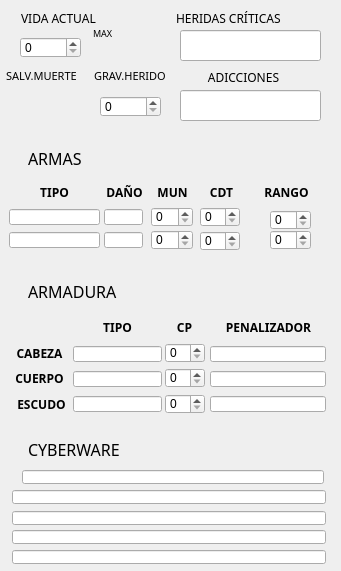
         <widget class="QWidget" name="widget_4" native="true">
          <property name="geometry">
           <rect>
            <x>380</x>
            <y>100</y>
            <width>341</width>
            <height>571</height>
           </rect>
          </property>
          <widget class="QLineEdit" name="Armadura3pn_lineEdit">
           <property name="geometry">
            <rect>
             <x>210</x>
             <y>396</y>
             <width>116</width>
             <height>16</height>
            </rect>
           </property>
          </widget>
          <widget class="QLineEdit" name="ciber_lineEdit_3">
           <property name="geometry">
            <rect>
             <x>12</x>
             <y>511</y>
             <width>314</width>
             <height>14</height>
            </rect>
           </property>
           <property name="styleSheet">
            <string notr="true">font: 7.5pt;</string>
           </property>
          </widget>
          <widget class="QLabel" name="label_69">
           <property name="geometry">
            <rect>
             <x>93</x>
             <y>23</y>
             <width>21</width>
             <height>20</height>
            </rect>
           </property>
           <property name="font">
            <font>
             <family>OCR A</family>
             <pointsize>7</pointsize>
             <italic>false</italic>
             <bold>false</bold>
             <underline>false</underline>
            </font>
           </property>
           <property name="styleSheet">
            <string notr="true">background-color: transparent;
font-weight: bold;
font:7pt;
</string>
           </property>
           <property name="text">
            <string>MAX</string>
           </property>
           <property name="alignment">
            <set>Qt::AlignmentFlag::AlignLeading|Qt::AlignmentFlag::AlignLeft|Qt::AlignmentFlag::AlignVCenter</set>
           </property>
          </widget>
          <widget class="QLabel" name="label_70">
           <property name="geometry">
            <rect>
             <x>176</x>
             <y>8</y>
             <width>151</width>
             <height>20</height>
            </rect>
           </property>
           <property name="font">
            <font>
             <family>OCR A</family>
             <pointsize>9</pointsize>
             <italic>false</italic>
             <bold>false</bold>
             <underline>false</underline>
            </font>
           </property>
           <property name="styleSheet">
            <string notr="true">background-color: transparent;
font-weight: bold;
font:8.7pt;
</string>
           </property>
           <property name="text">
            <string>HERIDAS CRÍTICAS</string>
           </property>
           <property name="alignment">
            <set>Qt::AlignmentFlag::AlignLeading|Qt::AlignmentFlag::AlignLeft|Qt::AlignmentFlag::AlignVCenter</set>
           </property>
          </widget>
          <widget class="QLineEdit" name="Arma1_lineEdit">
           <property name="geometry">
            <rect>
             <x>9</x>
             <y>209</y>
             <width>91</width>
             <height>16</height>
            </rect>
           </property>
          </widget>
          <widget class="QLabel" name="label_71">
           <property name="geometry">
            <rect>
             <x>10</x>
             <y>394</y>
             <width>63</width>
             <height>20</height>
            </rect>
           </property>
           <property name="font">
            <font>
             <family>OCR A</family>
             <pointsize>9</pointsize>
             <italic>false</italic>
             <bold>true</bold>
             <underline>false</underline>
            </font>
           </property>
           <property name="styleSheet">
            <string notr="true">background-color: transparent;
font-weight: bold;</string>
           </property>
           <property name="text">
            <string>ESCUDO</string>
           </property>
           <property name="alignment">
            <set>Qt::AlignmentFlag::AlignCenter</set>
           </property>
          </widget>
          <widget class="QSpinBox" name="cdt2_spinBox">
           <property name="geometry">
            <rect>
             <x>200</x>
             <y>231</y>
             <width>40</width>
             <height>20</height>
            </rect>
           </property>
          </widget>
          <widget class="QLineEdit" name="Armadura1pn_lineEdit">
           <property name="geometry">
            <rect>
             <x>210</x>
             <y>346</y>
             <width>116</width>
             <height>16</height>
            </rect>
           </property>
          </widget>
          <widget class="QLabel" name="label_72">
           <property name="geometry">
            <rect>
             <x>8</x>
             <y>343</y>
             <width>63</width>
             <height>20</height>
            </rect>
           </property>
           <property name="font">
            <font>
             <family>OCR A</family>
             <pointsize>9</pointsize>
             <italic>false</italic>
             <bold>true</bold>
             <underline>false</underline>
            </font>
           </property>
           <property name="styleSheet">
            <string notr="true">background-color: transparent;
font-weight: bold;</string>
           </property>
           <property name="text">
            <string>CABEZA</string>
           </property>
           <property name="alignment">
            <set>Qt::AlignmentFlag::AlignCenter</set>
           </property>
          </widget>
          <widget class="QLineEdit" name="Armadura2_lineEdit">
           <property name="geometry">
            <rect>
             <x>73</x>
             <y>371</y>
             <width>89</width>
             <height>16</height>
            </rect>
           </property>
          </widget>
          <widget class="QLabel" name="label_73">
           <property name="geometry">
            <rect>
             <x>94</x>
             <y>66</y>
             <width>91</width>
             <height>20</height>
            </rect>
           </property>
           <property name="font">
            <font>
             <family>OCR A</family>
             <pointsize>8</pointsize>
             <italic>false</italic>
             <bold>false</bold>
             <underline>false</underline>
            </font>
           </property>
           <property name="styleSheet">
            <string notr="true">background-color: transparent;
font-weight: bold;
font:8.2pt;
</string>
           </property>
           <property name="text">
            <string>GRAV.HERIDO</string>
           </property>
           <property name="alignment">
            <set>Qt::AlignmentFlag::AlignLeading|Qt::AlignmentFlag::AlignLeft|Qt::AlignmentFlag::AlignVCenter</set>
           </property>
          </widget>
          <widget class="QLabel" name="label_74">
           <property name="geometry">
            <rect>
             <x>178</x>
             <y>67</y>
             <width>131</width>
             <height>20</height>
            </rect>
           </property>
           <property name="font">
            <font>
             <family>OCR A</family>
             <pointsize>9</pointsize>
             <italic>false</italic>
             <bold>false</bold>
             <underline>false</underline>
            </font>
           </property>
           <property name="styleSheet">
            <string notr="true">background-color: transparent;
font-weight: bold;
font:8.7pt;
</string>
           </property>
           <property name="text">
            <string>ADICCIONES</string>
           </property>
           <property name="alignment">
            <set>Qt::AlignmentFlag::AlignCenter</set>
           </property>
          </widget>
          <widget class="QLabel" name="label_75">
           <property name="geometry">
            <rect>
             <x>141</x>
             <y>182</y>
             <width>63</width>
             <height>20</height>
            </rect>
           </property>
           <property name="font">
            <font>
             <family>OCR A</family>
             <pointsize>9</pointsize>
             <italic>false</italic>
             <bold>true</bold>
             <underline>false</underline>
            </font>
           </property>
           <property name="styleSheet">
            <string notr="true">background-color: transparent;
font-weight: bold;</string>
           </property>
           <property name="text">
            <string>MUN</string>
           </property>
           <property name="alignment">
            <set>Qt::AlignmentFlag::AlignCenter</set>
           </property>
          </widget>
          <widget class="QLabel" name="label_76">
           <property name="geometry">
            <rect>
             <x>86</x>
             <y>317</y>
             <width>63</width>
             <height>20</height>
            </rect>
           </property>
           <property name="font">
            <font>
             <family>OCR A</family>
             <pointsize>9</pointsize>
             <italic>false</italic>
             <bold>true</bold>
             <underline>false</underline>
            </font>
           </property>
           <property name="styleSheet">
            <string notr="true">background-color: transparent;
font-weight: bold;</string>
           </property>
           <property name="text">
            <string>TIPO</string>
           </property>
           <property name="alignment">
            <set>Qt::AlignmentFlag::AlignCenter</set>
           </property>
          </widget>
          <widget class="QSpinBox" name="cdt1_spinBox">
           <property name="geometry">
            <rect>
             <x>200</x>
             <y>207</y>
             <width>40</width>
             <height>20</height>
            </rect>
           </property>
          </widget>
          <widget class="QLabel" name="vidaMax_label">
           <property name="geometry">
            <rect>
             <x>103</x>
             <y>39</y>
             <width>51</width>
             <height>20</height>
            </rect>
           </property>
           <property name="styleSheet">
            <string notr="true">font: 12pt;</string>
           </property>
           <property name="text">
            <string/>
           </property>
           <property name="alignment">
            <set>Qt::AlignmentFlag::AlignRight|Qt::AlignmentFlag::AlignTrailing|Qt::AlignmentFlag::AlignVCenter</set>
           </property>
          </widget>
          <widget class="QLineEdit" name="Armadura1_lineEdit">
           <property name="geometry">
            <rect>
             <x>73</x>
             <y>346</y>
             <width>89</width>
             <height>16</height>
            </rect>
           </property>
          </widget>
          <widget class="QLabel" name="label_77">
           <property name="geometry">
            <rect>
             <x>28</x>
             <y>148</y>
             <width>171</width>
             <height>20</height>
            </rect>
           </property>
           <property name="font">
            <font>
             <family>OCR A</family>
             <pointsize>12</pointsize>
             <italic>false</italic>
             <bold>false</bold>
             <underline>false</underline>
            </font>
           </property>
           <property name="styleSheet">
            <string notr="true">background-color: transparent;
font-weight: bold;
font: 12pt;
</string>
           </property>
           <property name="text">
            <string>ARMAS</string>
           </property>
           <property name="alignment">
            <set>Qt::AlignmentFlag::AlignLeading|Qt::AlignmentFlag::AlignLeft|Qt::AlignmentFlag::AlignVCenter</set>
           </property>
          </widget>
          <widget class="QLabel" name="label_78">
           <property name="geometry">
            <rect>
             <x>6</x>
             <y>66</y>
             <width>91</width>
             <height>20</height>
            </rect>
           </property>
           <property name="font">
            <font>
             <family>OCR A</family>
             <pointsize>8</pointsize>
             <italic>false</italic>
             <bold>false</bold>
             <underline>false</underline>
            </font>
           </property>
           <property name="styleSheet">
            <string notr="true">background-color: transparent;
font-weight: bold;
font:8.3pt;
</string>
           </property>
           <property name="text">
            <string>SALV.MUERTE</string>
           </property>
           <property name="alignment">
            <set>Qt::AlignmentFlag::AlignLeading|Qt::AlignmentFlag::AlignLeft|Qt::AlignmentFlag::AlignVCenter</set>
           </property>
          </widget>
          <widget class="QLabel" name="label_79">
           <property name="geometry">
            <rect>
             <x>23</x>
             <y>182</y>
             <width>63</width>
             <height>20</height>
            </rect>
           </property>
           <property name="font">
            <font>
             <family>OCR A</family>
             <pointsize>9</pointsize>
             <italic>false</italic>
             <bold>true</bold>
             <underline>false</underline>
            </font>
           </property>
           <property name="styleSheet">
            <string notr="true">background-color: transparent;
font-weight: bold;</string>
           </property>
           <property name="text">
            <string>TIPO</string>
           </property>
           <property name="alignment">
            <set>Qt::AlignmentFlag::AlignCenter</set>
           </property>
          </widget>
          <widget class="QLineEdit" name="Arma2d_lineEdit">
           <property name="geometry">
            <rect>
             <x>104</x>
             <y>232</y>
             <width>39</width>
             <height>16</height>
            </rect>
           </property>
          </widget>
          <widget class="QLineEdit" name="ciber_lineEdit_5">
           <property name="geometry">
            <rect>
             <x>12</x>
             <y>550</y>
             <width>314</width>
             <height>14</height>
            </rect>
           </property>
           <property name="styleSheet">
            <string notr="true">font: 7.5pt;</string>
           </property>
          </widget>
          <widget class="QLineEdit" name="Armadura2pn_lineEdit">
           <property name="geometry">
            <rect>
             <x>210</x>
             <y>371</y>
             <width>116</width>
             <height>16</height>
            </rect>
           </property>
          </widget>
          <widget class="QSpinBox" name="munic2_spinBox">
           <property name="geometry">
            <rect>
             <x>151</x>
             <y>230</y>
             <width>42</width>
             <height>20</height>
            </rect>
           </property>
          </widget>
          <widget class="QSpinBox" name="cp1_spinBox">
           <property name="geometry">
            <rect>
             <x>165</x>
             <y>343</y>
             <width>40</width>
             <height>20</height>
            </rect>
           </property>
          </widget>
          <widget class="QLineEdit" name="ciber_lineEdit_2">
           <property name="geometry">
            <rect>
             <x>12</x>
             <y>490</y>
             <width>314</width>
             <height>14</height>
            </rect>
           </property>
           <property name="styleSheet">
            <string notr="true">font: 7.5pt;</string>
           </property>
          </widget>
          <widget class="QLabel" name="label_80">
           <property name="geometry">
            <rect>
             <x>21</x>
             <y>8</y>
             <width>131</width>
             <height>20</height>
            </rect>
           </property>
           <property name="font">
            <font>
             <family>OCR A</family>
             <pointsize>9</pointsize>
             <italic>false</italic>
             <bold>false</bold>
             <underline>false</underline>
            </font>
           </property>
           <property name="styleSheet">
            <string notr="true">background-color: transparent;
font-weight: bold;
font:8.7pt;
</string>
           </property>
           <property name="text">
            <string>VIDA ACTUAL</string>
           </property>
           <property name="alignment">
            <set>Qt::AlignmentFlag::AlignLeading|Qt::AlignmentFlag::AlignLeft|Qt::AlignmentFlag::AlignVCenter</set>
           </property>
          </widget>
          <widget class="QLabel" name="label_81">
           <property name="geometry">
            <rect>
             <x>246</x>
             <y>182</y>
             <width>81</width>
             <height>20</height>
            </rect>
           </property>
           <property name="font">
            <font>
             <family>OCR A</family>
             <pointsize>9</pointsize>
             <italic>false</italic>
             <bold>true</bold>
             <underline>false</underline>
            </font>
           </property>
           <property name="styleSheet">
            <string notr="true">background-color: transparent;
font-weight: bold;</string>
           </property>
           <property name="text">
            <string>RANGO</string>
           </property>
           <property name="alignment">
            <set>Qt::AlignmentFlag::AlignCenter</set>
           </property>
          </widget>
          <widget class="QLabel" name="label_82">
           <property name="geometry">
            <rect>
             <x>153</x>
             <y>317</y>
             <width>63</width>
             <height>20</height>
            </rect>
           </property>
           <property name="font">
            <font>
             <family>OCR A</family>
             <pointsize>9</pointsize>
             <italic>false</italic>
             <bold>true</bold>
             <underline>false</underline>
            </font>
           </property>
           <property name="styleSheet">
            <string notr="true">background-color: transparent;
font-weight: bold;</string>
           </property>
           <property name="text">
            <string>CP</string>
           </property>
           <property name="alignment">
            <set>Qt::AlignmentFlag::AlignCenter</set>
           </property>
          </widget>
          <widget class="QSpinBox" name="munic1_spinBox">
           <property name="geometry">
            <rect>
             <x>151</x>
             <y>207</y>
             <width>42</width>
             <height>20</height>
            </rect>
           </property>
          </widget>
          <widget class="QLineEdit" name="Armadura3_lineEdit">
           <property name="geometry">
            <rect>
             <x>73</x>
             <y>396</y>
             <width>89</width>
             <height>16</height>
            </rect>
           </property>
          </widget>
          <widget class="QLabel" name="label_83">
           <property name="geometry">
            <rect>
             <x>190</x>
             <y>182</y>
             <width>63</width>
             <height>20</height>
            </rect>
           </property>
           <property name="font">
            <font>
             <family>OCR A</family>
             <pointsize>9</pointsize>
             <italic>false</italic>
             <bold>true</bold>
             <underline>false</underline>
            </font>
           </property>
           <property name="styleSheet">
            <string notr="true">background-color: transparent;
font-weight: bold;</string>
           </property>
           <property name="text">
            <string>CDT</string>
           </property>
           <property name="alignment">
            <set>Qt::AlignmentFlag::AlignCenter</set>
           </property>
          </widget>
          <widget class="QSpinBox" name="cp2_spinBox">
           <property name="geometry">
            <rect>
             <x>165</x>
             <y>368</y>
             <width>40</width>
             <height>20</height>
            </rect>
           </property>
          </widget>
          <widget class="QLineEdit" name="Arma1d_lineEdit">
           <property name="geometry">
            <rect>
             <x>104</x>
             <y>209</y>
             <width>39</width>
             <height>16</height>
            </rect>
           </property>
          </widget>
          <widget class="QLabel" name="label_84">
           <property name="geometry">
            <rect>
             <x>28</x>
             <y>439</y>
             <width>171</width>
             <height>20</height>
            </rect>
           </property>
           <property name="font">
            <font>
             <family>OCR A</family>
             <pointsize>12</pointsize>
             <italic>false</italic>
             <bold>false</bold>
             <underline>false</underline>
            </font>
           </property>
           <property name="styleSheet">
            <string notr="true">background-color: transparent;
font-weight: bold;
font: 12pt;
</string>
           </property>
           <property name="text">
            <string>CYBERWARE</string>
           </property>
           <property name="alignment">
            <set>Qt::AlignmentFlag::AlignLeading|Qt::AlignmentFlag::AlignLeft|Qt::AlignmentFlag::AlignVCenter</set>
           </property>
          </widget>
          <widget class="QLabel" name="label_85">
           <property name="geometry">
            <rect>
             <x>28</x>
             <y>281</y>
             <width>101</width>
             <height>20</height>
            </rect>
           </property>
           <property name="font">
            <font>
             <family>OCR A</family>
             <pointsize>12</pointsize>
             <italic>false</italic>
             <bold>false</bold>
             <underline>false</underline>
            </font>
           </property>
           <property name="styleSheet">
            <string notr="true">background-color: transparent;
font-weight: bold;
font: 12pt;
</string>
           </property>
           <property name="text">
            <string>ARMADURA</string>
           </property>
           <property name="alignment">
            <set>Qt::AlignmentFlag::AlignLeading|Qt::AlignmentFlag::AlignLeft|Qt::AlignmentFlag::AlignVCenter</set>
           </property>
          </widget>
          <widget class="QLineEdit" name="ciber_lineEdit">
           <property name="geometry">
            <rect>
             <x>22</x>
             <y>470</y>
             <width>302</width>
             <height>14</height>
            </rect>
           </property>
           <property name="styleSheet">
            <string notr="true">font: 7.5pt;</string>
           </property>
          </widget>
          <widget class="QLineEdit" name="Arma2_lineEdit">
           <property name="geometry">
            <rect>
             <x>9</x>
             <y>232</y>
             <width>91</width>
             <height>16</height>
            </rect>
           </property>
          </widget>
          <widget class="QLabel" name="label_86">
           <property name="geometry">
            <rect>
             <x>8</x>
             <y>368</y>
             <width>63</width>
             <height>20</height>
            </rect>
           </property>
           <property name="font">
            <font>
             <family>OCR A</family>
             <pointsize>9</pointsize>
             <italic>false</italic>
             <bold>true</bold>
             <underline>false</underline>
            </font>
           </property>
           <property name="styleSheet">
            <string notr="true">background-color: transparent;
font-weight: bold;</string>
           </property>
           <property name="text">
            <string>CUERPO</string>
           </property>
           <property name="alignment">
            <set>Qt::AlignmentFlag::AlignCenter</set>
           </property>
          </widget>
          <widget class="QSpinBox" name="cp3_spinBox">
           <property name="geometry">
            <rect>
             <x>165</x>
             <y>394</y>
             <width>40</width>
             <height>20</height>
            </rect>
           </property>
          </widget>
          <widget class="QLabel" name="label_87">
           <property name="geometry">
            <rect>
             <x>93</x>
             <y>182</y>
             <width>63</width>
             <height>20</height>
            </rect>
           </property>
           <property name="font">
            <font>
             <family>OCR A</family>
             <pointsize>9</pointsize>
             <italic>false</italic>
             <bold>true</bold>
             <underline>false</underline>
            </font>
           </property>
           <property name="styleSheet">
            <string notr="true">background-color: transparent;
font-weight: bold;</string>
           </property>
           <property name="text">
            <string>DAÑO</string>
           </property>
           <property name="alignment">
            <set>Qt::AlignmentFlag::AlignCenter</set>
           </property>
          </widget>
          <widget class="QLineEdit" name="ciber_lineEdit_4">
           <property name="geometry">
            <rect>
             <x>12</x>
             <y>530</y>
             <width>314</width>
             <height>14</height>
            </rect>
           </property>
           <property name="styleSheet">
            <string notr="true">font: 7.5pt;</string>
           </property>
          </widget>
          <widget class="QLabel" name="label_88">
           <property name="geometry">
            <rect>
             <x>213</x>
             <y>317</y>
             <width>111</width>
             <height>20</height>
            </rect>
           </property>
           <property name="font">
            <font>
             <family>OCR A</family>
             <pointsize>9</pointsize>
             <italic>false</italic>
             <bold>true</bold>
             <underline>false</underline>
            </font>
           </property>
           <property name="styleSheet">
            <string notr="true">background-color: transparent;
font-weight: bold;</string>
           </property>
           <property name="text">
            <string>PENALIZADOR</string>
           </property>
           <property name="alignment">
            <set>Qt::AlignmentFlag::AlignCenter</set>
           </property>
          </widget>
          <widget class="QLineEdit" name="Adicc_lineedit">
           <property name="geometry">
            <rect>
             <x>180</x>
             <y>90</y>
             <width>141</width>
             <height>31</height>
            </rect>
           </property>
          </widget>
          <widget class="QLineEdit" name="herCrit_lineedit">
           <property name="geometry">
            <rect>
             <x>180</x>
             <y>30</y>
             <width>141</width>
             <height>31</height>
            </rect>
           </property>
          </widget>
          <widget class="QLabel" name="svMuerte_label">
           <property name="geometry">
            <rect>
             <x>20</x>
             <y>100</y>
             <width>51</width>
             <height>20</height>
            </rect>
           </property>
           <property name="styleSheet">
            <string notr="true">font: 12pt;</string>
           </property>
           <property name="text">
            <string/>
           </property>
           <property name="alignment">
            <set>Qt::AlignmentFlag::AlignRight|Qt::AlignmentFlag::AlignTrailing|Qt::AlignmentFlag::AlignVCenter</set>
           </property>
          </widget>
          <widget class="QSpinBox" name="armaRango_spinBox">
           <property name="geometry">
            <rect>
             <x>270</x>
             <y>210</y>
             <width>41</width>
             <height>20</height>
            </rect>
           </property>
          </widget>
          <widget class="QSpinBox" name="arma2Rango_spinBox">
           <property name="geometry">
            <rect>
             <x>270</x>
             <y>230</y>
             <width>41</width>
             <height>20</height>
            </rect>
           </property>
          </widget>
          <widget class="QSpinBox" name="vidaActual_label">
           <property name="geometry">
            <rect>
             <x>20</x>
             <y>37</y>
             <width>61</width>
             <height>21</height>
            </rect>
           </property>
          </widget>
          <widget class="QSpinBox" name="heridas_label">
           <property name="geometry">
            <rect>
             <x>100</x>
             <y>96</y>
             <width>61</width>
             <height>21</height>
            </rect>
           </property>
          </widget>
         </widget>
